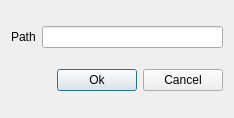
<?xml version="1.0" encoding="UTF-8"?>
<ui version="4.0">
 <class>Dialog</class>
 <widget class="QDialog" name="Dialog">
  <property name="geometry">
   <rect>
    <x>0</x>
    <y>0</y>
    <width>234</width>
    <height>118</height>
   </rect>
  </property>
  <property name="windowTitle">
   <string>Dialog</string>
  </property>
  <layout class="QGridLayout" name="gridLayout">
   <item row="0" column="0">
    <layout class="QHBoxLayout" name="horizontalLayout_2">
     <item>
      <widget class="QLabel" name="label">
       <property name="text">
        <string>Path</string>
       </property>
      </widget>
     </item>
     <item>
      <widget class="QLineEdit" name="lineEdit"/>
     </item>
    </layout>
   </item>
   <item row="1" column="0">
    <layout class="QHBoxLayout" name="horizontalLayout">
     <item>
      <spacer name="horizontalSpacer">
       <property name="orientation">
        <enum>Qt::Horizontal</enum>
       </property>
       <property name="sizeHint" stdset="0">
        <size>
         <width>40</width>
         <height>20</height>
        </size>
       </property>
      </spacer>
     </item>
     <item>
      <widget class="QPushButton" name="pushButton_2">
       <property name="text">
        <string>Ok</string>
       </property>
      </widget>
     </item>
     <item>
      <widget class="QPushButton" name="pushButton">
       <property name="text">
        <string>Cancel</string>
       </property>
      </widget>
     </item>
    </layout>
   </item>
  </layout>
 </widget>
 <resources/>
 <connections/>
</ui>
